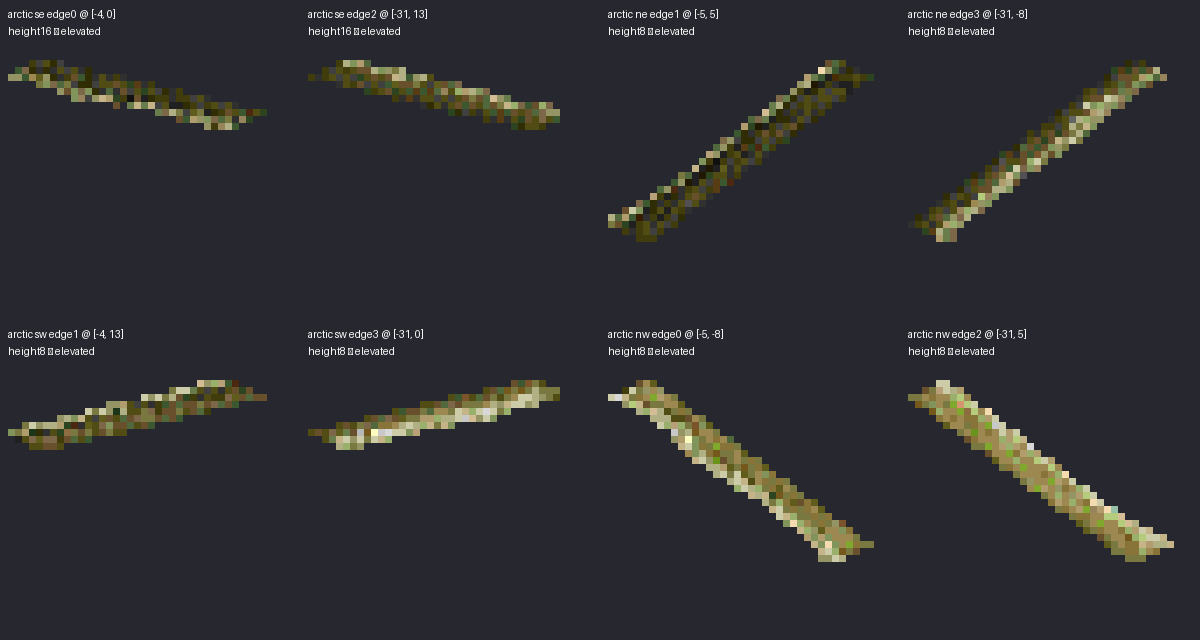
#> input picture opentt3d/reviews/20261004/river-sloped-bank-breadth/original-source-sheets/arctic-eight-actual-owners.png, 1200 x 640 px; its folder holds only this picture in this run
$ python -i make-review-sheets.py   (imports and definitions only)
#> lines starting #> are read from the running program, lines starting #| are printed output that depends on the picture
#> further down, picture is the input picture: PIL image 1200x640 RGB; mean R, G, B 45.8, 46.4, 49.7
"""Present each original/native/orbit/street bank, retaining full unmasked comparisons."""
from datetime import datetime,timezone
import hashlib
import json
from pathlib import Path
import sys
from PIL import Image,ImageChops,ImageDraw

HERE = Path(__file__).resolve().parent
ROOT = HERE.parents[3]
sys.path.insert(0,str(ROOT / "tools/assets"))
from compare_galleries import captures,image
from contact_sheet import compose_registered
from object_review import registered_native,equal_scale_pair


def inspect_view(picture):
    # Display-only magnification; full view canvases remain separately compared.
    box = ImageChops.difference(picture.convert("RGB"),Image.new("RGB",picture.size,picture.getpixel((0,0))[:3])).getbbox()
#> box = (8, 9, 1174, 562)
    if box: picture = picture.crop(box)
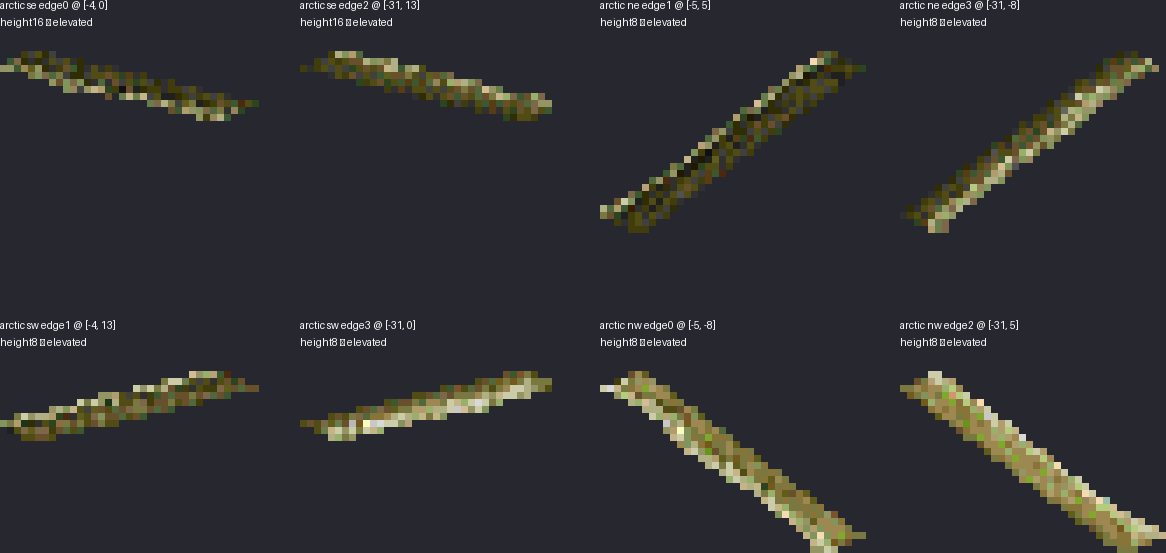
#> picture: PIL image 1166x553 RGB; mean R, G, B 47.3, 47.8, 50.2
    factor = max(1,min(8,275//picture.width,250//picture.height))
#> factor = 1
    return picture.resize((picture.width*factor,picture.height*factor),Image.Resampling.NEAREST)


# [50 lines left out: function main, not called in this run]


# [1 line not run here, left out]

>>> from PIL import Image
>>> picture = Image.open('../original-source-sheets/arctic-eight-actual-owners.png')
>>> result = inspect_view(picture)
